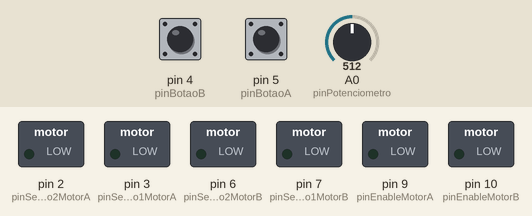
Recording of a sketch running on a simulated Arduino Uno, built with avr-gcc and run on an emulated ATmega328P. Parts: switched loads named in the sketch (green lamp = pin HIGH). The test bench sets the inputs (shaded band); at power-on: pin 4 (pinBotaoB) HIGH, A0 (pinPotenciometro) = 512, pin 5 (pinBotaoA) HIGH.

Above: at 1.2 s.
1.3 s: pin 4 (pinBotaoB) pulled LOW for 0.15 s
At 2.2 s:
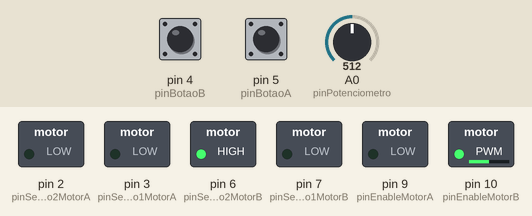
2.9 s: A0 (pinPotenciometro) set to 716
At 3.4 s:
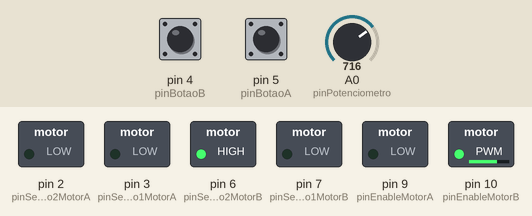
4.4 s: pin 5 (pinBotaoA) pulled LOW for 0.15 s
At 5.6 s:
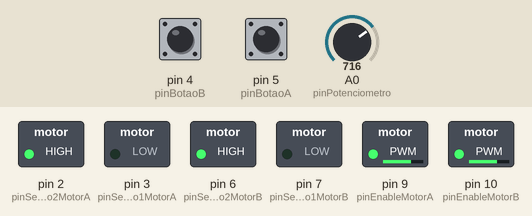
6.0 s: A0 (pinPotenciometro) set to 900
At 7.0 s:
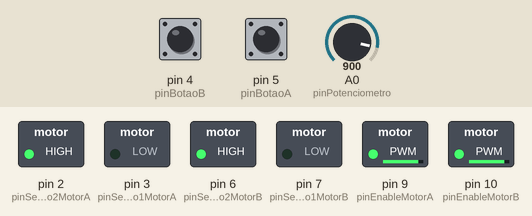
7.5 s: pin 4 (pinBotaoB) pulled LOW for 1 s
At 8.1 s:
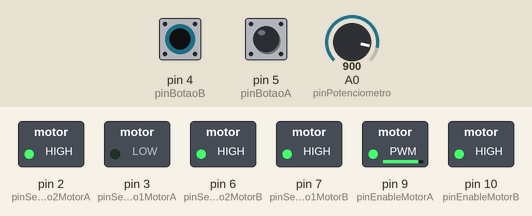
10.0 s: pin 5 (pinBotaoA) pulled LOW for 1 s
At 11.2 s:
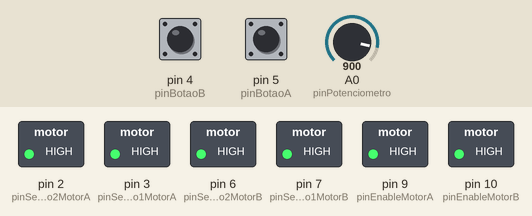
Timing chart, 0 to 13.0 s (numbered marks = the images above; inputs shaded):
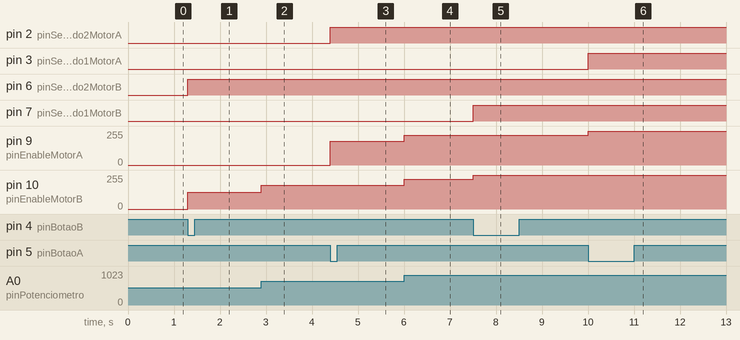

The sketch:

main.ino
```cpp
// Constantes Botões para ligar e inverter o sentido da rotação
#define pinBotaoA 5
#define pinBotaoB 4

// Cconstantes de Regulação do potenciometro
#define pinPotenciometro A0
#define pinEnableMotorA 9      //Porta Digital PWM Ligação com Ponte H
#define pinEnableMotorB 10     //Porta Digital PWM Ligação com Ponte H


#define pinSentido1MotorA 3
#define pinSentido2MotorA 2

#define pinSentido1MotorB 7
#define pinSentido2MotorB 6

byte stateA = 0;
bool buttonStateA = true;
bool buttonBeforeStateA = true;
//Efeito Bounce do arduino
unsigned long buttonDelayA;

byte stateB = 0;
bool buttonStateB = true;
bool buttonBeforeStateB = true;
//Efeito Bounce do arduino
unsigned long delayBotaoB;

void setup() {
  pinMode(pinBotaoA, INPUT_PULLUP);
  pinMode(pinBotaoB, INPUT_PULLUP);
  pinMode(pinEnableMotorA, OUTPUT);
  pinMode(pinEnableMotorB, OUTPUT);

  pinMode(pinSentido1MotorA, OUTPUT);
  pinMode(pinSentido2MotorA, OUTPUT);
  pinMode(pinSentido1MotorB, OUTPUT);
  pinMode(pinSentido2MotorB, OUTPUT);
}

void loop() {

  buttonStateA = digitalRead(pinBotaoA);
  if (!buttonStateA && buttonBeforeStateA) {
     if ((millis() - buttonDelayA) > 20) {
        stateA++;
        if (stateA > 3) {
           stateA = 0;
        }
        buttonDelayA = millis();
     }
  } else if (buttonStateA != buttonBeforeStateA) {
        buttonDelayA = millis();
  }
  buttonBeforeStateA = buttonStateA;

  buttonStateB = digitalRead(pinBotaoB);
  if (!buttonStateB && buttonBeforeStateB) {
     if ((millis() - delayBotaoB) > 20) {
        stateB++;
        if (stateB > 3) {
           stateB = 0;
        }
        delayBotaoB = millis();
     }
  } else if (buttonStateB != buttonBeforeStateB) {
        delayBotaoB = millis();
  }
  buttonBeforeStateB = buttonStateB;


  if (stateA == 0) {
     analogWrite(pinEnableMotorA, 0);

  } else if (stateA == 2) {
     analogWrite(pinEnableMotorA, 255);
     digitalWrite(pinSentido1MotorA, HIGH);
     digitalWrite(pinSentido2MotorA, HIGH);

  } else {
     analogWrite(pinEnableMotorA, map(analogRead(pinPotenciometro), 0, 1023, 0, 255));

     if (stateA == 1) {
        digitalWrite(pinSentido1MotorA, LOW);
        digitalWrite(pinSentido2MotorA, HIGH);

     } else { // stateA == 3
        digitalWrite(pinSentido1MotorA, HIGH);
        digitalWrite(pinSentido2MotorA, LOW);
     }
  }


  if (stateB == 0) {
     analogWrite(pinEnableMotorB, 0);

  } else if (stateB == 2) {
     analogWrite(pinEnableMotorB, 255);
     digitalWrite(pinSentido1MotorB, HIGH);
     digitalWrite(pinSentido2MotorB, HIGH);

  } else {
     analogWrite(pinEnableMotorB, map(analogRead(pinPotenciometro), 0, 1023, 0, 255));

     if (stateB == 1) {
        digitalWrite(pinSentido1MotorB, LOW);
        digitalWrite(pinSentido2MotorB, HIGH);

     } else { // estadoB == 3
        digitalWrite(pinSentido1MotorB, HIGH);
        digitalWrite(pinSentido2MotorB, LOW);
     }
  }

}
```

Measured:
- after the input at 1.3 s, pin 6 (pinSentido2MotorB): LOW → HIGH at once; pin 10 (pinEnableMotorB): 0/255 → 127/255 at once
- after the input at 2.9 s, pin 10 (pinEnableMotorB): 127/255 → 178/255 at once
- after the input at 4.4 s, pin 2 (pinSentido2MotorA): LOW → HIGH at once; pin 9 (pinEnableMotorA): 0/255 → 178/255 at once
- after the input at 6.0 s, pin 9 (pinEnableMotorA), pin 10 (pinEnableMotorB): 178/255 → 224/255 at once
- after the input at 7.5 s, pin 7 (pinSentido1MotorB): LOW → HIGH at once; pin 10 (pinEnableMotorB): 224/255 → 255/255 at once
- after the input at 10.0 s, pin 3 (pinSentido1MotorA): LOW → HIGH at once; pin 9 (pinEnableMotorA): 224/255 → 255/255 at once
